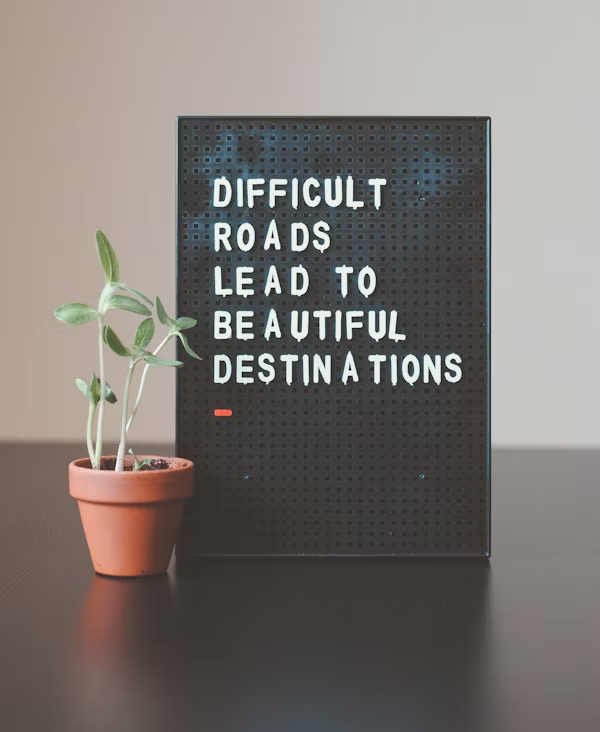
#> input picture ML/image.png, 600 x 732 px
$ jupyter execute --allow-errors 'Practical 2.ipynb'
#> lines starting #> are read from the running program, lines starting #| are printed output that depends on the picture; after the words box and inside, x2 and y2 are one past the last pixel; in counts of white or black regions, pixels touching at a corner belong together
# Use the pytesseract library in Python for optical character recognition from (i) an image file and (ii) a multi-page PDF file.

[cell 1]
print("""Tesseract OCR is a powerful open-source tool developed by Google that helps computers read text from images and scanned documents. It works like the human eye and brain by recognizing characters, words, and lines from pictures containing printed or handwritten text. Tesseract can read many languages and even works with different fonts and image qualities. In Python, we use the pytesseract library to connect with Tesseract and extract text from images or PDFs. It is widely used in applications like digitizing printed books, reading scanned forms, and extracting text from photos.""")

print("\n" + "-"*120 + "\n")

print("""OCR (Optical Character Recognition) is a technology that helps a computer read and understand text from images or scanned documents, just like humans read printed text. For example, if you have a photo of a book page or a scanned PDF, OCR can extract the words and convert them into editable and searchable text. This is very useful for digitizing printed documents, recognizing text from forms, or copying text from an image without typing it manually.""")

print("\n" + "-"*120 + "\n")

print("""pytesseract is the main library used for OCR (Optical Character Recognition). It works as a bridge between Python and the Tesseract OCR engine to extract text from images.""")

print("\n" + "-"*120 + "\n")

print("""cv2 (OpenCV) is used for image processing. It helps improve the quality of the image by converting it to grayscale, removing noise, and applying thresholding so that OCR can work more accurately.""")

print("\n" + "-"*120 + "\n")

print("""numpy is used to handle image arrays when converting between formats (for example, from a PIL image to an OpenCV image). It makes it easy to work with image data as numerical arrays.""")

print("\n" + "-"*120 + "\n")

print("""PIL (Python Imaging Library), specifically the Image module, is used to open, save, and convert images in Python. Tesseract requires the image to be in PIL format, so we use it before sending the image to pytesseract.""")

# Importing the required libraries

[cell 2]
import pytesseract
import cv2
import numpy as np
from PIL import Image
from pdf2image import convert_from_path
import matplotlib.pyplot as plt

# OCR from Image File with Preprocessing

[cell 3]
# Set the path to Tesseract-OCR executable
pytesseract.pytesseract.tesseract_cmd = r"C:\Program Files\Tesseract-OCR\tesseract.exe"

[cell 4]
# Load the image using OpenCV
img = cv2.imread('image.png')
#> img is the input picture: shape (732, 600, 3); mean B, G, R 115.4, 119.5, 125.7
plt.imshow(img)
plt.axis('off')
plt.title("Original Image (BGR)")
plt.show()

# Convert the image from BGR to RGB
image_rgb = cv2.cvtColor(img, cv2.COLOR_BGR2RGB)
plt.imshow(image_rgb)
plt.axis('off')
plt.title("Original Image (RGB)")
plt.show()

# Convert to Grayscale
gray = cv2.cvtColor(img, cv2.COLOR_BGR2GRAY)
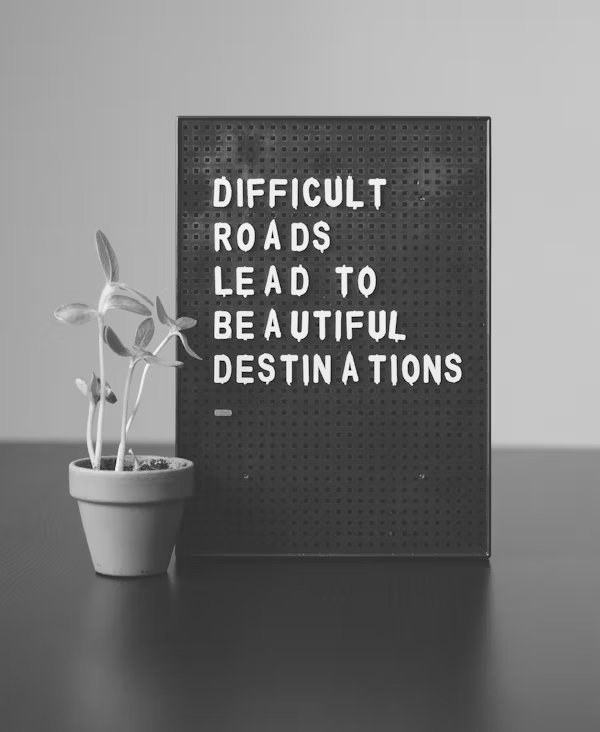
#> gray: shape (732, 600); min 1, max 246, mean 120.9
plt.imshow(gray, cmap='gray')
plt.axis('off')
plt.title("Grayscale Image")
plt.show()

# Apply Thresholding
_, thresh = cv2.threshold(gray, 150, 255, cv2.THRESH_BINARY)
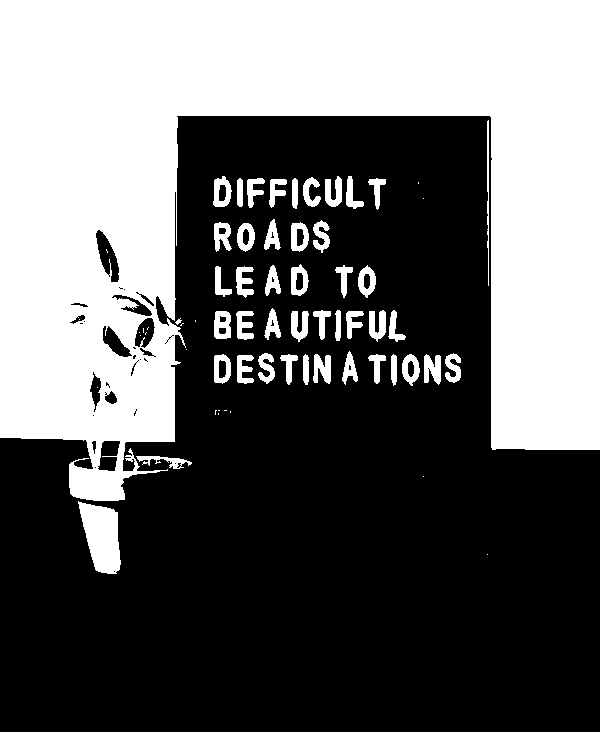
#> thresh: shape (732, 600); 40.4% white; 66 white regions (20 under 20 px), largest, box (x1, y1, x2, y2) and area: (0, 0, 600, 501) 163015, (78, 501, 121, 574) 2120, (424, 354, 441, 385) 388

# Apply Median Blur to remove small noise
processed_img = cv2.medianBlur(thresh, 3)
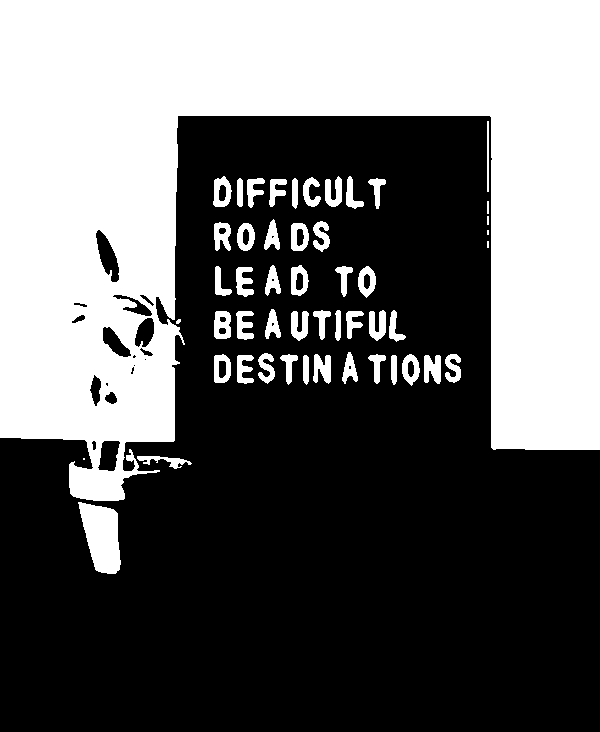
#> processed_img: shape (732, 600); 40.4% white; 51 white regions (5 under 20 px), largest, box (x1, y1, x2, y2) and area: (0, 0, 600, 501) 163073, (78, 502, 121, 574) 2120, (424, 355, 441, 384) 391
plt.imshow(processed_img, cmap='gray')
plt.axis('off')
plt.title("Processed Image (Threshold + Median Blur)")
plt.show()

# Convert OpenCV image back to PIL Image for pytesseract
processed_pil_image = Image.fromarray(processed_img)

# Extract text from image
#> (the rest of this cell did not finish here and is left out)
